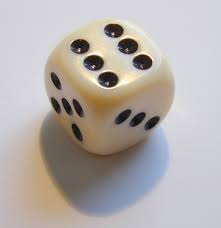
#> input picture source/test.jpg, 221 x 228 px, found by its file name
$ python 5_cv2.getRotationMatrix2D.py
#> lines starting #> are read from the running program, lines starting #| are printed output that depends on the picture
import cv2
import numpy as np

FILE_NAME = 'source/test.jpg'
try:
    # Read image from the disk.
    img = cv2.imread(FILE_NAME)
#> img is the input picture: shape (228, 221, 3); mean B, G, R 170.8, 173.8, 180.5

    # Shape of image in terms of pixels.
    (rows, cols) = img.shape[:2]
#> rows = 228; cols = 221
    print(img.shape)
#| (228, 221, 3)
    print(img.shape[:2])
#| (228, 221)

    # getRotationMatrix2D creates a matrix needed for transformation.
    # We want matrix for rotation w.r.t center to 45 degree without scaling.
    M = cv2.getRotationMatrix2D((cols / 2, rows / 2), 45, 1)
    res = cv2.warpAffine(img, M, (cols, rows))
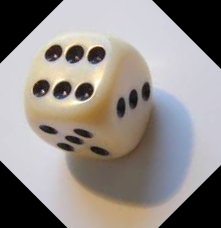
#> res: shape (228, 221, 3); mean B, G, R 135.6, 139.3, 145.4
    cv2.imshow('image',res)
    cv2.waitKey(0)

    # Write image back to disk.
    cv2.imwrite('result.jpg', res)

except IOError:
    print ('Error while reading files !!!')
